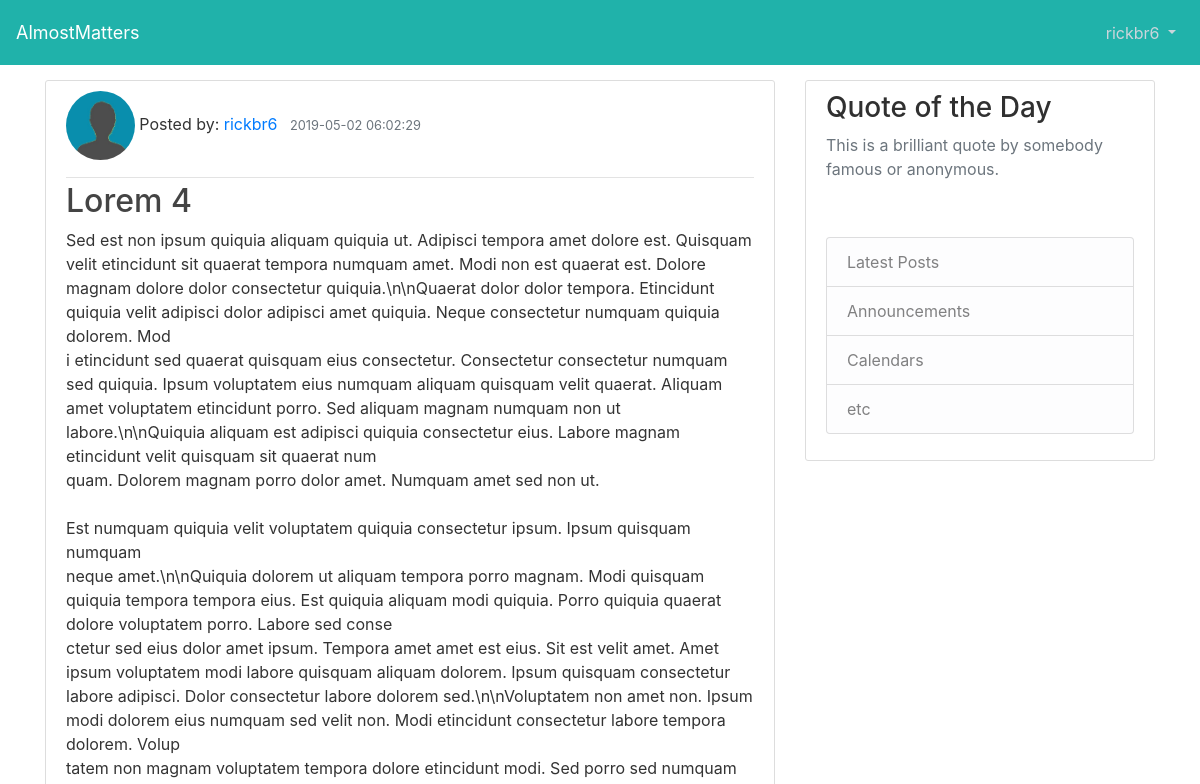
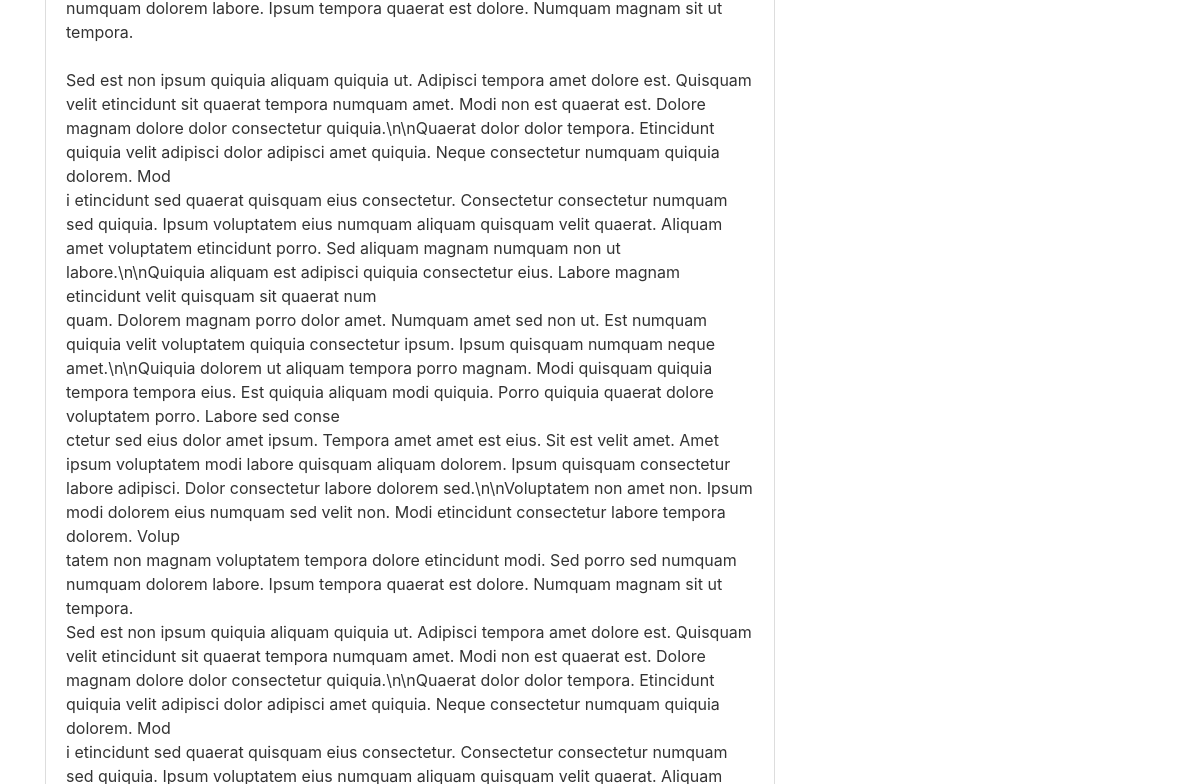
/dashboard (signed in, upper part), run on an earlier commit of the app's database (2 pictures, top to bottom).
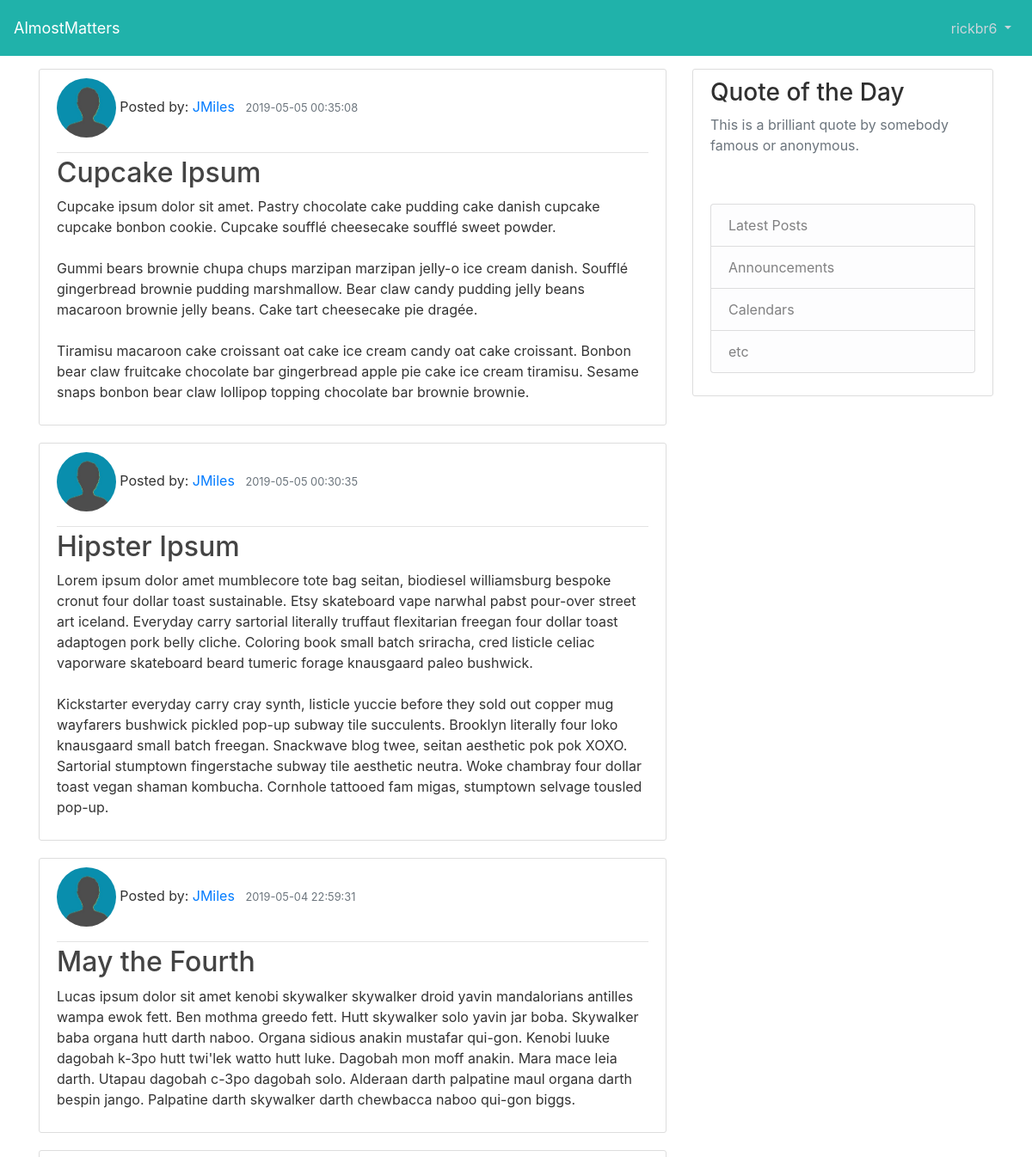
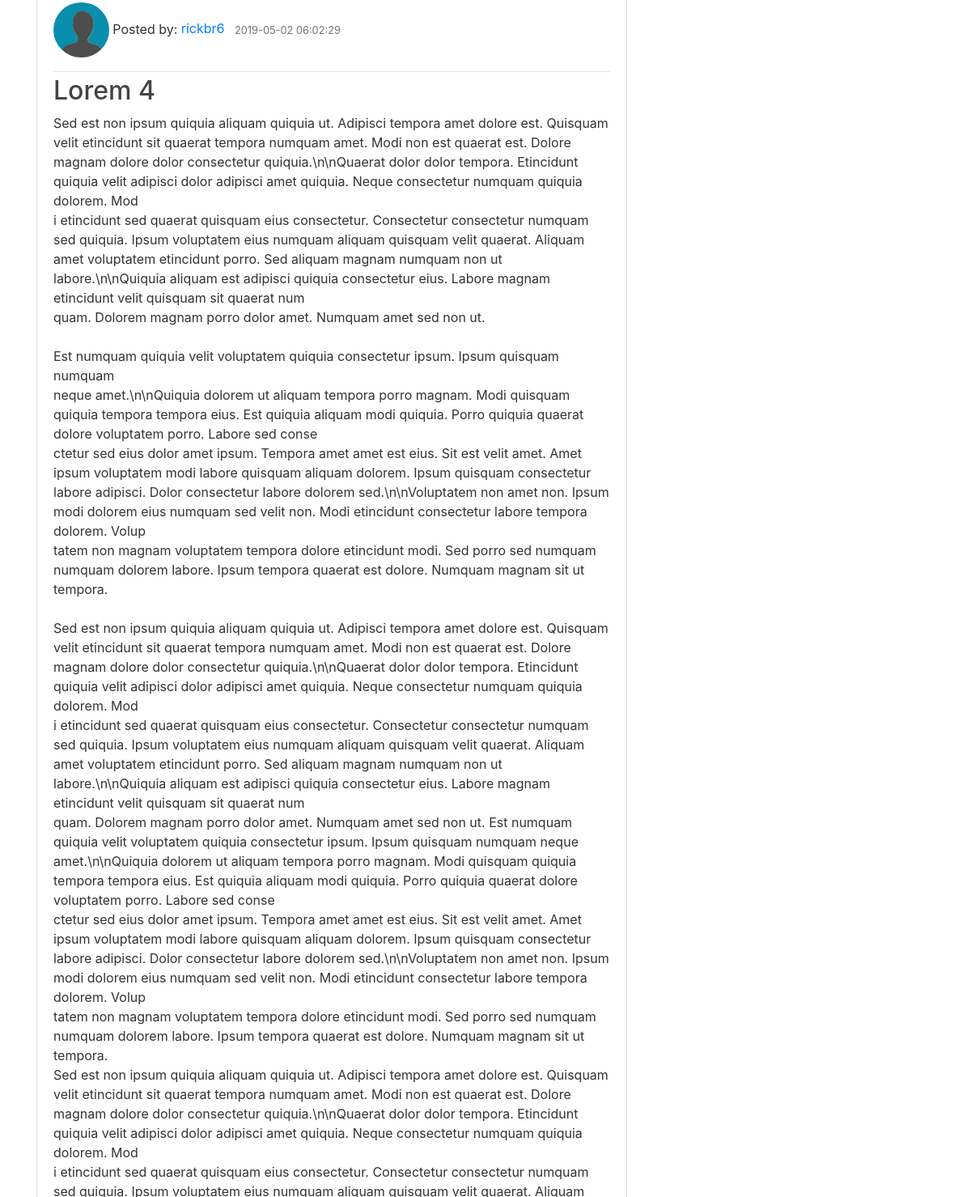
And on a later commit of the database (2 pictures, top to bottom).
### models.py (models this page shows, shortened)
class Users(db.Model):
    id = db.Column(db.Integer, primary_key=True)
    first_name = db.Column(db.String(45), nullable=True)
    last_name = db.Column(db.String(45), nullable=True)
    email = db.Column(db.String(45), unique=True, nullable=False)
    password = db.Column(db.String(45), nullable=False)
    screen_name = db.Column(db.String(45), unique=True, nullable=False)
    profile_pic = db.Column(db.String(20), nullable=False, default='/static/profile_avatar.jpg')
    articles = db.relationship('Articles', backref='author', lazy=True)
    created_at = db.Column(db.DateTime, server_default=func.now())
    updated_at = db.Column(db.DateTime, server_default=func.now(), onupdate=func.now())

class Articles(db.Model):
    id = db.Column(db.Integer, primary_key=True)
    title = db.Column(db.String(30))
    content = db.Column(db.Text, nullable=False)
    user_id = db.Column(db.Integer, db.ForeignKey("users.id"), nullable=False)
    created_at = db.Column(db.DateTime, server_default=func.now())
    updated_at = db.Column(db.DateTime, server_default=func.now(), onupdate=func.now())
    @classmethod
    def get_latest_articles(cls):
        return cls.query.all()

### controller_functions.py (the view)
def show_dashboard():
    print(f"ROUTE: show_dashboard")
    if 'user_id' not in session:
        print(f"User id not found")
        return redirect('/')
    current_user = Users.query.get(session['user_id'])
    posts = Articles.get_latest_articles()
    posts.reverse()
    return render_template("dashboard.html", user=current_user, posts=posts)

### templates/dashboard.html
{% extends "./layout.html" %}
{% block content %}
    {% for post in posts %}
        <article class="media content-section">
          <div class="media-body">
            <div class="article-metadata">
                <p>
                    <img src="{{ post.author.profile_pic }}" width="10%" class="rounded-circle"/>  Posted by: <a class="mr-2" href="/user/posts/{{ post.author.id }}">{{ post.author.screen_name }}</a>
              <small class="text-muted">{{ post.created_at }}</small></p>
            </div>
            <h2><a class="article-title" href="#">{{ post.title }}</a></h2>
            <p class="article-content">{{ post.content }}</p>
          </div>
        </article>
    {% endfor %}
{% endblock content %}

### templates/layout.html (shortened to what this page needs)
<!DOCTYPE html>
<html lang="en" xmlns:http="http://www.w3.org/1999/xhtml">
    <head>
      <link rel="stylesheet" href="https://stackpath.bootstrapcdn.com/bootstrap/4.3.1/css/bootstrap.min.css">
      <link rel="stylesheet" type="text/css" href="{{ url_for('static', filename='styles.css') }}">
    </head>
    <body>
        <header class="site-header">
            <nav class="navbar navbar-expand-md navbar-dark bg-steel fixed-top">
                <a class="navbar-brand abs" href="/dashboard">AlmostMatters</a>
                <div class="navbar-collapse collapse" id="collapsingNavbar">
                    <ul class="navbar-nav ml-auto">
                        <li class="nav-item dropdown">
                            <a class="nav-link dropdown-toggle" id="navbarDropdownMenuLink-4" data-toggle="dropdown"
                            aria-haspopup="true" aria-expanded="false">
                             {{ user.screen_name }} </a>
                        </li>
                    </ul>
                </div>
            </nav>
        </header>
        <main role="main" class="container">
          <div class="row">
            <div class="col-md-8">
              {% block content %}{% endblock %}
            </div>
            <div class="col-md-4">
              <div class="content-section">
                <h3>Quote of the Day</h3>
                  <p class='text-muted'>This is a brilliant quote by somebody famous or anonymous.</p>
                  <br>
                  <p>
                  <ul class="list-group">
                    <li class="list-group-item list-group-item-light">Latest Posts</li>
                    <li class="list-group-item list-group-item-light">Announcements</li>
                    <li class="list-group-item list-group-item-light">Calendars</li>
                    <li class="list-group-item list-group-item-light">etc</li>
                  </ul>
                </p>
              </div>
            </div>
          </div>
         </main>
    </body>
</html>

### static/styles.css (style rules this page uses)
body { background: white; color: #333333; margin-top: 5rem; }
h1, h2, h3, h4, h5, h6 { color: #303030; }
.navbar-brand { font-size: large; }
.bg-steel { background-color: lightseagreen; height: 65px;; }
.site-header .navbar-nav .nav-link { color: #cbd5db; }
.content-section { background: #ffffff; padding: 10px 20px; border: 1px solid #dddddd; border-radius: 3px; margin-bottom: 20px; }
.article-title { color: #444444; }
.article-content { white-space: pre-line; }
.article-metadata { padding-bottom: 1px; margin-bottom: 4px; border-bottom: 1px solid #e3e3e3 }

What changed in the data, as far as the page shows it:
added Articles: author.profile_pic (placeholder picture), author.screen_name "JMiles", created_at "2019-05-05 00:35:08", title "Cupcake Ipsum", content "Cupcake ipsum dolor sit amet. Pastry chocolate cake pudding cake danish cupcake cupcake bonbon cookie. Cupcake soufflé cheesecake soufflé sweet powder. Gummi bears brownie chupa chups marzipan marzipan jelly-o ice cream danish. Soufflé gingerbread brownie pudding marshmallow. Bear claw candy pudding jelly beans macaroon brownie jelly beans. Cake tart cheesecake pie dragée. Tiramisu macaroon cake croissant oat cake ice cream candy oat cake croissant. Bonbon bear claw fruitcake chocolate bar gingerbread apple pie cake ice cream tiramisu. Sesame snaps bonbon bear claw lollipop topping chocolate bar brownie brownie."
added Articles: author.profile_pic (placeholder picture), author.screen_name "JMiles", created_at "2019-05-05 00:30:35", title "Hipster Ipsum", content "Lorem ipsum dolor amet mumblecore tote bag seitan, biodiesel williamsburg bespoke cronut four dollar toast sustainable. Etsy skateboard vape narwhal pabst pour-over street art iceland. Everyday carry sartorial literally truffaut flexitarian freegan four dollar toast adaptogen pork belly cliche. Coloring book small batch sriracha, cred listicle celiac vaporware skateboard beard tumeric forage knausgaard paleo bushwick. Kickstarter everyday carry cray synth, listicle yuccie before they sold out copper mug wayfarers bushwick pickled pop-up subway tile succulents. Brooklyn literally four loko knausgaard small batch freegan. Snackwave blog twee, seitan aesthetic pok pok XOXO. Sartorial stumptown…"
added Articles: author.profile_pic (placeholder picture), author.screen_name "JMiles", created_at "2019-05-04 22:59:31", title "May the Fourth", content "Lucas ipsum dolor sit amet kenobi skywalker skywalker droid yavin mandalorians antilles wampa ewok fett. Ben mothma greedo fett. Hutt skywalker solo yavin jar boba. Skywalker baba organa hutt darth naboo. Organa sidious anakin mustafar qui-gon. Kenobi luuke dagobah k-3po hutt twi'lek watto hutt luke. Dagobah mon moff anakin. Mara mace leia darth. Utapau dagobah c-3po dagobah solo. Alderaan darth palpatine maul organa darth bespin jango. Palpatine darth skywalker darth chewbacca naboo qui-gon biggs."
